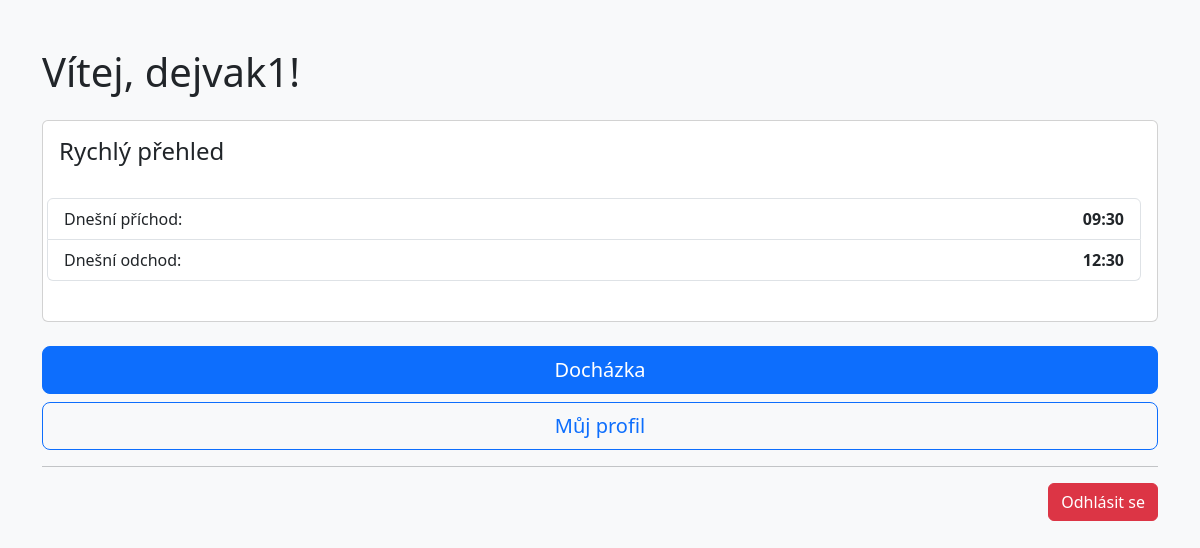
The page / (signed in) on the database its author committed.
### tables this page shows
CREATE TABLE dochazka (
  id INTEGER PRIMARY KEY AUTOINCREMENT,
  username TEXT NOT NULL,
  date TEXT NOT NULL,
  in_time TEXT,
  out_time TEXT,
  status TEXT,
  place TEXT DEFAULT '',
  note TEXT DEFAULT ''
);

### main.py (the view)
@app.route('/')
def home():
    if 'username' not in session:
        return redirect(url_for('login'))
    db = get_db()
    username = session['username']
    today_str = datetime.today().strftime("%Y-%m-%d")
    record = db.execute(
        'SELECT in_time, out_time FROM dochazka WHERE username = ? AND date = ?',
        (username, today_str)).fetchone()
    today_in = record['in_time'] if record else None
    today_out = record['out_time'] if record else None
    cz_time = datetime.now(pytz.timezone("Europe/Prague"))
    current_time = cz_time.strftime('%H:%M')
    today_hours = None
    if today_in:
        try:
            in_dt = datetime.strptime(today_in, "%H:%M")
            out_dt = datetime.strptime(current_time, "%H:%M")
            duration = (out_dt - in_dt).total_seconds() / 3600
            today_hours = round(max(0, duration), 2)
        except Exception as e:
            print("Chyba výpočtu hodin:", e)
            today_hours = "—"
    monday = datetime.today() - timedelta(days=datetime.today().weekday())
    monday_str = monday.strftime("%Y-%m-%d")
    rows = db.execute(
        'SELECT in_time, out_time FROM dochazka WHERE username = ? AND date >= ?',
        (username, monday_str)).fetchall()
    weekly_hours = 0
    for r in rows:
        if r['in_time'] and r['out_time']:
            try:
                in_dt = datetime.strptime(r['in_time'], "%H:%M")
                out_dt = datetime.strptime(r['out_time'], "%H:%M")
                weekly_hours += max(0, (out_dt - in_dt).total_seconds() / 3600)
            except:
                continue
    return render_template('dashboard.html',
                           username=username,
                           today_in=today_in,
                           today_out=today_out,
                           weekly_hours=round(weekly_hours, 2),
                           current_time=current_time,
                           today_hours=today_hours)

### main.py (called while the page is built)
def get_db():
    db = getattr(g, '_database', None)
    if db is None:
        db = g._database = sqlite3.connect(DATABASE)
        db.row_factory = sqlite3.Row
    return db

@app.teardown_appcontext
def close_connection(exception):
    db = getattr(g, '_database', None)
    if db is not None:
        db.close()

### templates/dashboard.html (shortened to what this page needs)
<!doctype html>
<html lang="cs">
  <head>
    <link href="https://cdn.jsdelivr.net/npm/bootstrap@5.3.0/dist/css/bootstrap.min.css" rel="stylesheet">
  </head>
  <body class="bg-light">
    <div class="container py-5">
      <h1 class="mb-4">Vítej, {{ username }}!</h1>
      <div class="card mb-4">
        <div class="card-body">
          <h4 class="card-title">Rychlý přehled</h4>
          <div class="row text-center mb-4">
          {% if today_in or today_out %}
          <ul class="list-group">
            <li class="list-group-item d-flex justify-content-between">
              <span>Dnešní příchod:</span>
              <strong>{{ today_in or '—' }}</strong>
            </li>
            <li class="list-group-item d-flex justify-content-between">
              <span>Dnešní odchod:</span>
              <strong>{{ today_out or '—' }}</strong>
            </li>
          </ul>
          {% else %}
          <div class="alert alert-info mt-3" role="alert">
            Docházka ještě dnes nebyla zadána.
          </div>
          {% endif %}
        </div>
      </div>
    </div>
    <div class="mb-3">
      <a href="{{ url_for('dochazka') }}" class="btn btn-primary btn-lg w-100 mb-2">Docházka</a>
      <a href="{{ url_for('muj_profil') }}" class="btn btn-outline-primary btn-lg w-100">Můj profil</a>
    </div>
    <hr>
    <div class="text-end">
      <a href="{{ url_for('logout') }}" class="btn btn-danger">Odhlásit se</a>
    </div>
  </body>
</html>

### rows shown on the page
dochazka: username "dejvak1", in_time "09:30", out_time "12:30"
